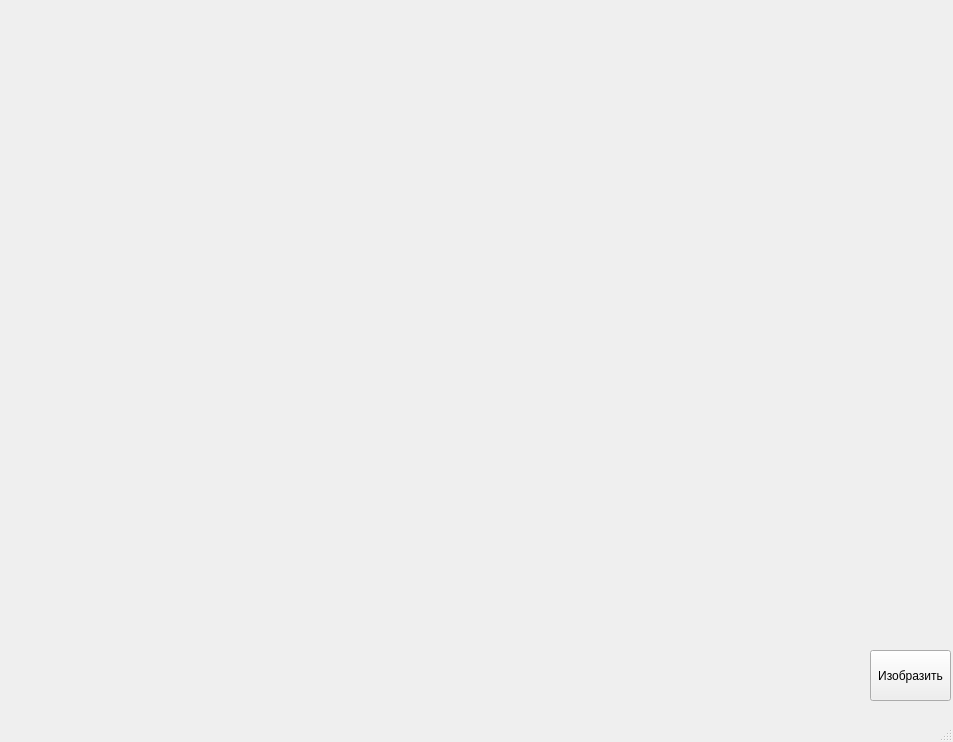
<?xml version="1.0" encoding="UTF-8"?>
<ui version="4.0">
 <class>MainWindow</class>
 <widget class="QMainWindow" name="MainWindow">
  <property name="geometry">
   <rect>
    <x>0</x>
    <y>0</y>
    <width>953</width>
    <height>742</height>
   </rect>
  </property>
  <property name="windowTitle">
   <string>MainWindow</string>
  </property>
  <widget class="QWidget" name="centralwidget">
   <widget class="QPushButton" name="pushButton">
    <property name="geometry">
     <rect>
      <x>870</x>
      <y>650</y>
      <width>81</width>
      <height>51</height>
     </rect>
    </property>
    <property name="text">
     <string>Изобразить</string>
    </property>
   </widget>
  </widget>
  <widget class="QMenuBar" name="menubar">
   <property name="geometry">
    <rect>
     <x>0</x>
     <y>0</y>
     <width>953</width>
     <height>21</height>
    </rect>
   </property>
  </widget>
  <widget class="QStatusBar" name="statusbar"/>
 </widget>
 <resources/>
 <connections/>
</ui>
